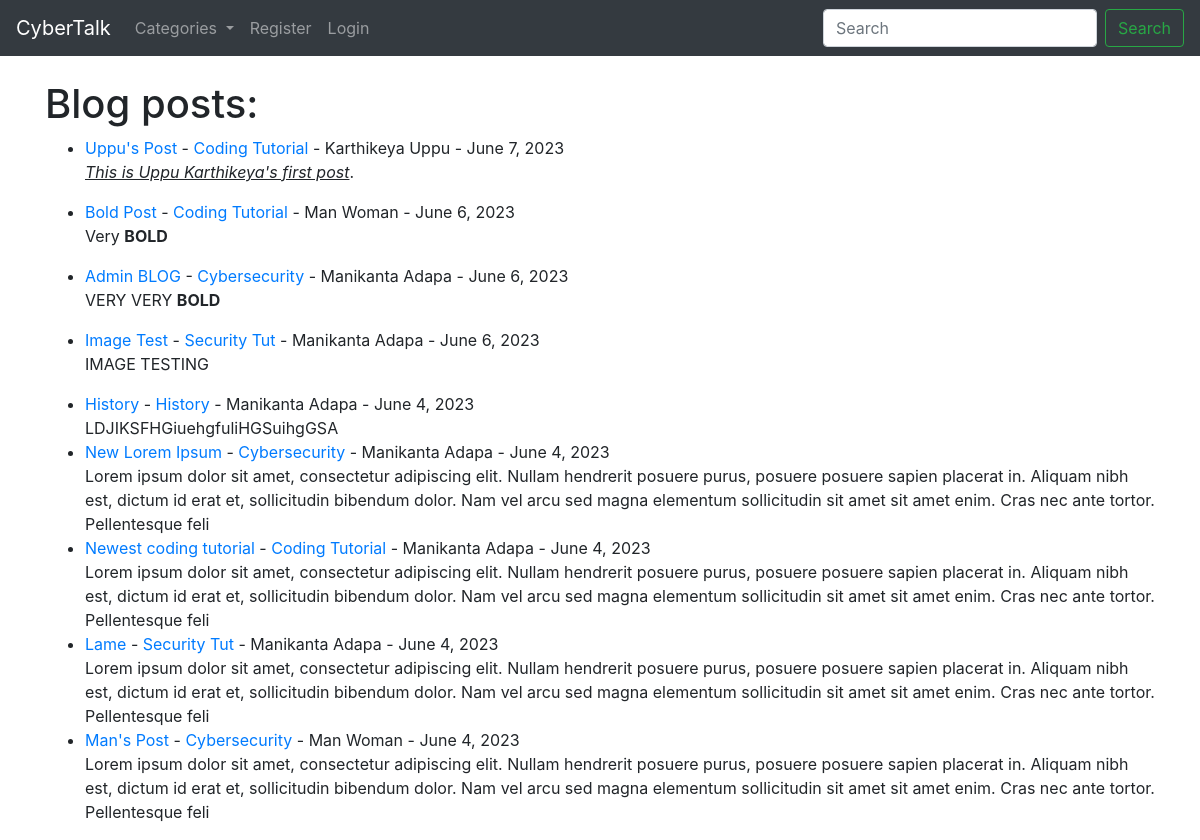
The app's page /, older data.
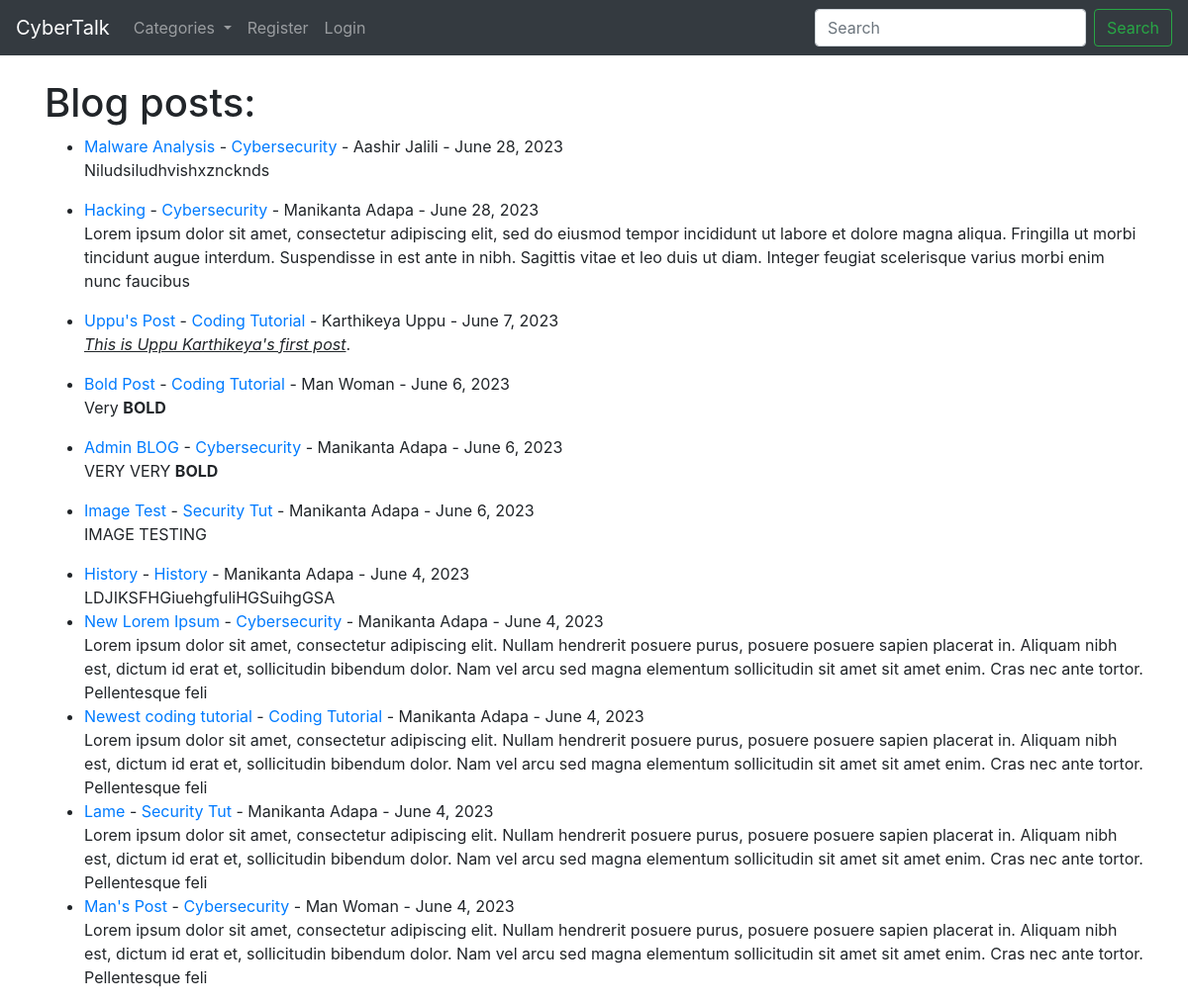
The same page, newer data.
### theblog/models.py (models this page shows, shortened)
class Post(models.Model):
    title=models.CharField(max_length=255)
    header_image=models.ImageField(null=True, blank=True,upload_to='images/')
    title_tag=models.CharField(max_length=255)
    author=models.ForeignKey(User, on_delete=models.CASCADE)
    body=RichTextField(blank=True,null=True)
    post_date=models.DateField(auto_now_add=True)
    category=models.CharField(max_length=255)
    snippet=models.CharField(max_length=255)
    likes=models.ManyToManyField(User,related_name='blog_posts')

### theblog/views.py (the view)
# urls.py: path('',HomeView.as_view(), name="home"),
class HomeView(ListView):
    model=Post
    template_name='home.html'
    ordering=['-post_date']
    def get_context_data(self,*args, **kwargs):
         cat_menu=Category.objects.all()
         context=super(HomeView,self).get_context_data(*args, **kwargs)
         context["cat_menu"]=cat_menu
         return context

### theblog/models.py (called while the page is built)
    def __str__(self) -> str:
        return self.name

### theblog/templates/home.html (shortened to what this page needs)
{% extends 'base.html' %}
{% block content %}
<h1>Blog posts:</h1>
<ul>
    {% for post in object_list %}
    <li><a href="{% url 'article-detail' post.pk %}">{{post.title}}</a> - <a
            href="{% url 'category' post.category|slugify %}">{{post.category}}</a> - {{post.author.first_name}}
        {{post.author.last_name}} - {{ post.post_date }}
        <br>
        {{post.body|slice:":300"|safe}}
    </li>
    {% endfor %}
</ul>
{% endblock %}

### theblog/templates/base.html (shortened to what this page needs)
<!doctype html>
<html lang="en">
<head>
    <link rel="stylesheet" href="https://cdn.jsdelivr.net/npm/bootstrap@4.6.2/dist/css/bootstrap.min.css"
>
</head>
<body>
    <nav class="navbar navbar-expand-lg navbar-dark bg-dark">
        <a class="navbar-brand" href="{% url 'home' %}">CyberTalk</a>
        <div class="collapse navbar-collapse" id="navbarSupportedContent">
            <ul class="navbar-nav mr-auto">
                {% if cat_menu %}
                <li class="nav-item dropdown">
                    <a class="nav-link dropdown-toggle" href="#" role="button" data-toggle="dropdown"
                        aria-expanded="false">
                        Categories
                    </a>
                </li>
                {% else %}
                <li class="nav-item">
                    <a class="nav-link" href="{% url 'category_list' %}">Categories</a>
                </li>
                {%endif%}
                {% if user.is_authenticated %}
                <li class="nav-item">
                    <a class="nav-link" href="{% url 'add_post' %}">Add post</a>
                </li>
                <li class="nav-item">
                    <a class="nav-link" href="{% url 'add_category' %}">Add category</a>
                </li>
                {% else %}
                <li class="nav-item">
                    <a class="nav-link" href="{% url 'register' %}">Register</a>
                </li>
                <li class="nav-item">
                    <a class="nav-link" href="{% url 'login' %}">Login</a>
                </li>
                {% endif %}
            </ul>
            <form class="form-inline my-2 my-lg-0" method=POST action="{% url 'search_view' %}">
                <input class="form-control mr-sm-2" type="search" placeholder="Search" aria-label="Search"
                    name="searched">
                <button class="btn btn-outline-success my-2 my-sm-0" type="submit">Search</button>
            </form>
        </div>
    </nav>
    <br>
    <div class="container">
        {% block content %}
        {% endblock %}
    </div>
</body>
</html>

Row changes from the older to the newer data that the page shows:
added Post: title "Malware Analysis", category "Cybersecurity", author.first_name "Aashir", author.last_name "Jalili", post_date "June 28, 2023", body "Niludsiludhvishxzncknds"
added Post: title "Hacking", category "Cybersecurity", author.first_name "Manikanta", author.last_name "Adapa", post_date "June 28, 2023", body "Lorem ipsum dolor sit amet, consectetur adipiscing elit, sed do eiusmod tempor incididunt ut labore et dolore magna aliqua. Fringilla ut morbi tincidunt augue interdum. Suspendisse in est ante in nibh. Sagittis vitae et leo duis ut diam. Integer feugiat scelerisque varius morbi enim nunc faucibus"
